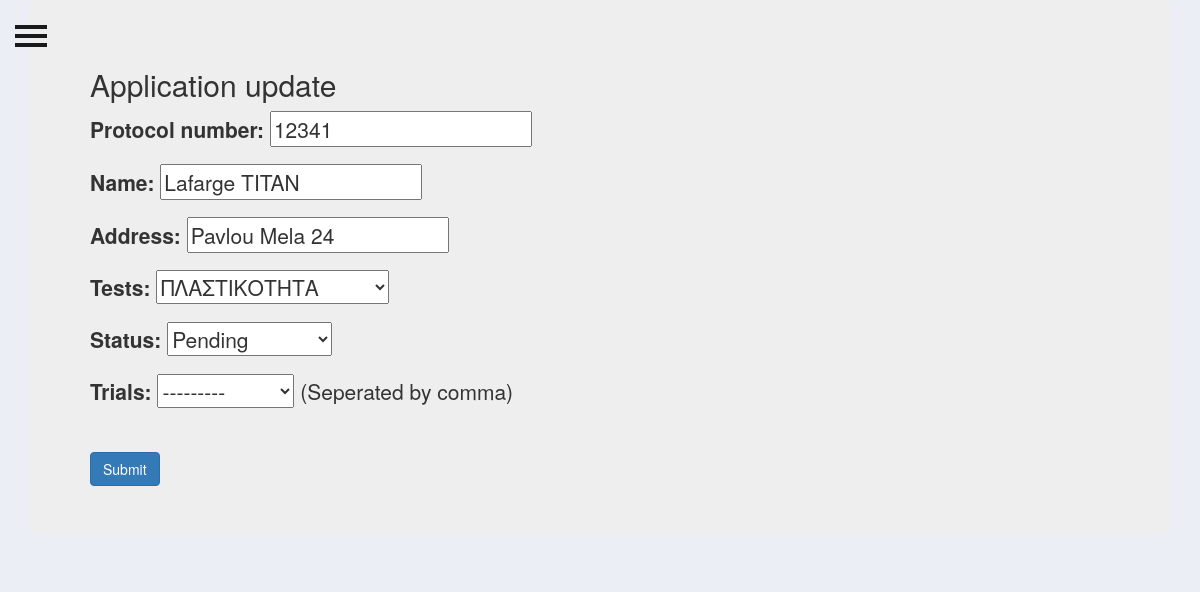
The page /applications/updateOrder/5/ on the database as committed earlier.
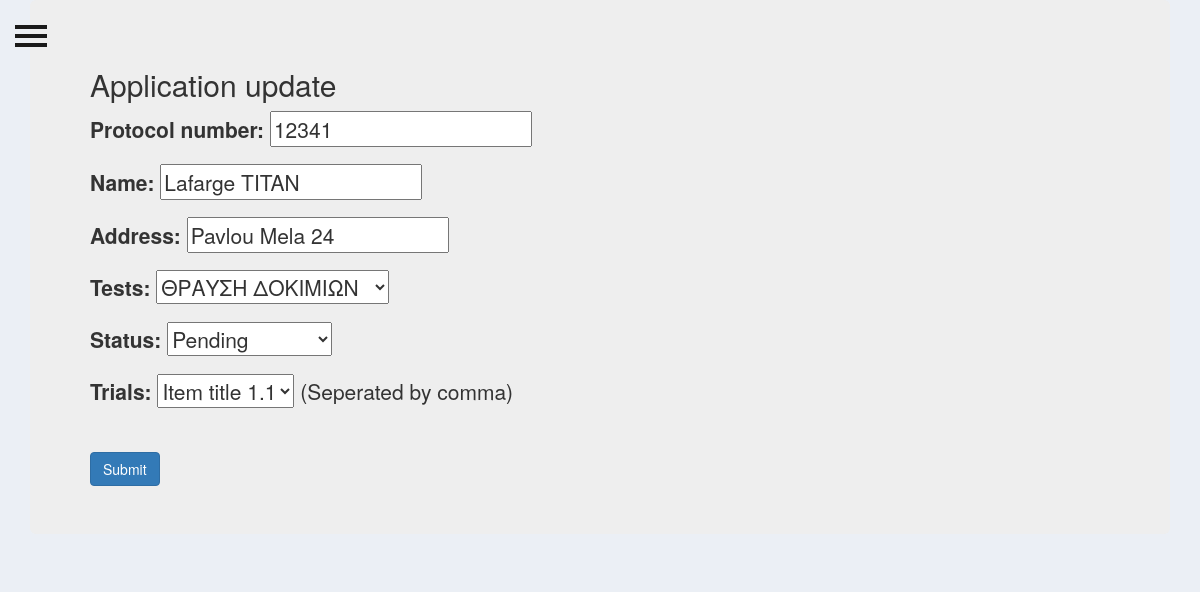
The same page on the database as committed later.
### applications/models.py (models this page shows, shortened)
class Application(models.Model):
	MY_CHOICES = (('item_key1', 'Item title 1.1'),
              ('item_key2', 'Item title 1.2'),
              ('item_key3', 'Item title 1.3'),
              ('item_key4', 'Item title 1.4'),
              ('item_key5', 'Item title 1.5'))
	TESTS=(
	    ('ΥΓΕΙΑ', 'ΥΓΕΙΑ'),
	    ('ΠΛΑΣΤΙΚΟΤΗΤΑ', 'ΠΛΑΣΤΙΚΟΤΗΤΑ'),
	    ('ΕΙΣΚΟΜΙΣΗ ΜΗΤΡΩΝ', 'ΕΙΣΚΟΜΙΣΗ ΜΗΤΡΩΝ'),
		('ΘΡΑΥΣΗ ΔΟΚΙΜΙΩΝ', 'ΘΡΑΥΣΗ ΔΟΚΙΜΙΩΝ')
		)
	STATUS=(
		('Pending', 'Pending'),
        ('Out for delivery', 'Out for delivery'),
        ('Delivered', 'Delivered')
		)
	protocol_number = models.IntegerField()
	name = models.CharField(max_length=264,unique=True)
	address = models.CharField(max_length=264,unique=True)
	date = models.DateField(auto_now=True)
	tests = models.CharField(max_length=200, null=True, choices=TESTS)
	status = models.CharField(max_length=200, null=True, choices=STATUS)
	status_list = MultiSelectField(choices=MY_CHOICES,null=True)
	class Meta:
		ordering = ['-date']

### applications/views.py (the view)
# urls.py: path('updateOrder/<str:pk>/', views.updateOrder, name='updateOrder')
def updateOrder(request, pk):
    registered = False
    order = Application.objects.get(id=pk)
    form = ApplicationForm(instance=order)
    if request.method == 'POST':
        form = ApplicationForm(request.POST, instance=order)
        if form.is_valid():
            form.save()
            registered = True
    context = {'form':form, 'registered':registered}
    return render(request, 'applications/order_form.html', context)

### applications/forms.py
class ApplicationForm(forms.ModelForm):
    class Meta():
        model = Application
        fields = '__all__'
        labels = {
        'status_list': 'Trials'
        }
        help_texts = {
            'status_list': '(Seperated by comma)',
        }
        widgets = {
            'date': DateInput(attrs={'type': 'date'}),
            'class': 'form-control datetimepicker-input',
            'data-target': '#datetimepicker1'
        }

### applications/templates/applications/order_form.html (shortened to what this page needs)
{% extends 'basic_app/newbase.html' %}
{% load static %}
{% block body_block %}
<div class="jumbotron">
{% if registered %}
  <h1>Application Updated!!</h1>
  <a class="btn btn-info" href="{% url 'applications:all_applications' %}" role="button">Return to applications</a>
{% else %}
    <h2>Application update</h2>
      <div id="form-group">
      <form enctype="multipart/form-data" method="POST">
				{{ form.as_p }}
					<hr>
        <button type="submit" class="btn btn-primary">Submit</button>
			</form>
      {% endif %}
      </div>
    </div>
{% endblock %}

Rows that differ between the two databases and show on the page:
changed Application "Lafarge TITAN": tests "ΠΛΑΣΤΙΚΟΤΗΤΑ" → "ΘΡΑΥΣΗ ΔΟΚΙΜΙΩΝ"; status_list "---------" → "Item title 1.1"
